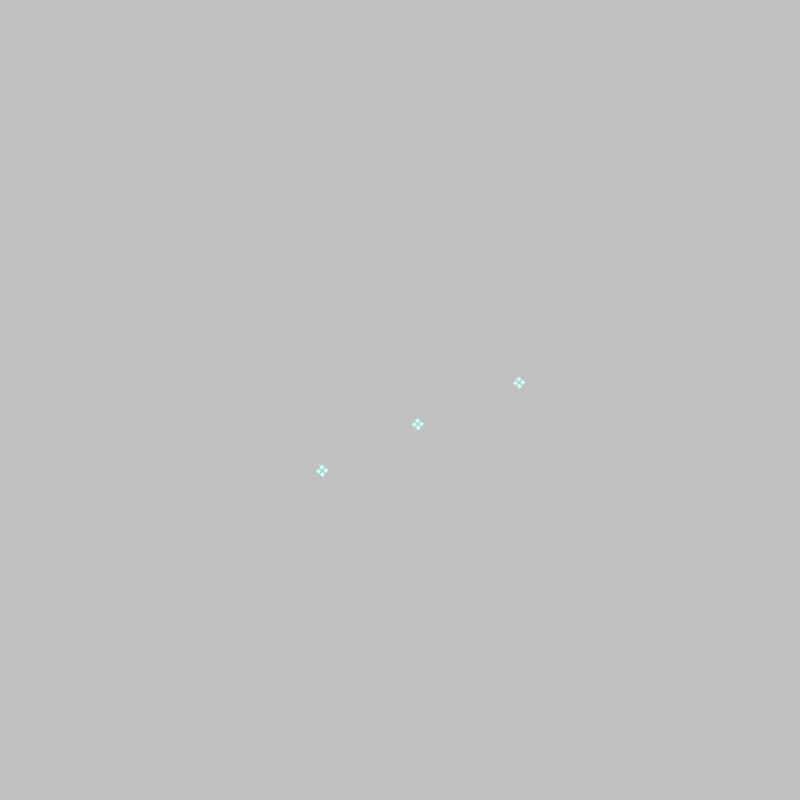
Frame 1 (no input)
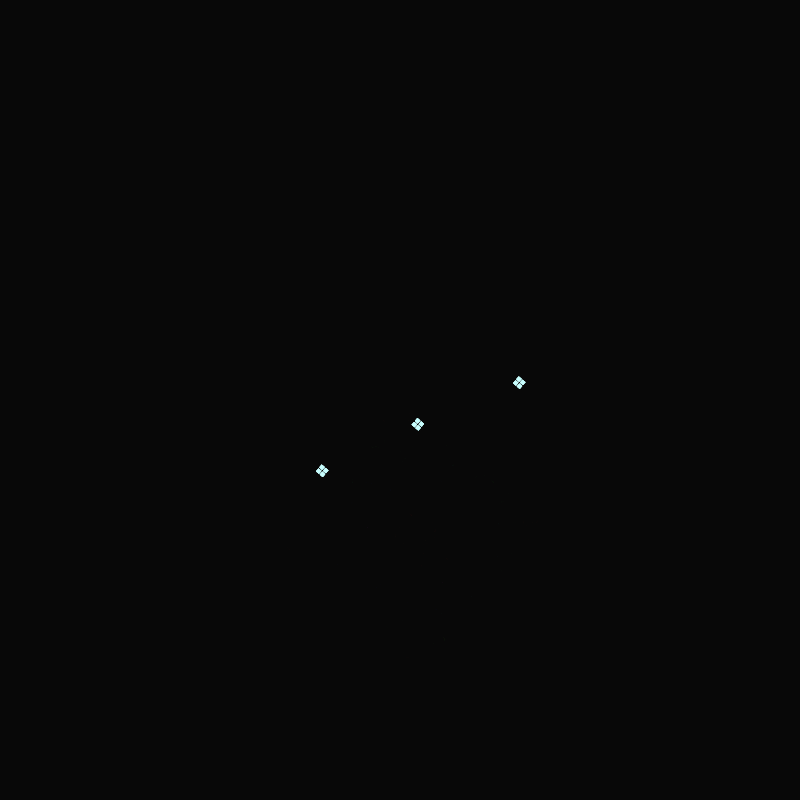
Frame 60 (the mouse pressed at the canvas centre just before this capture)
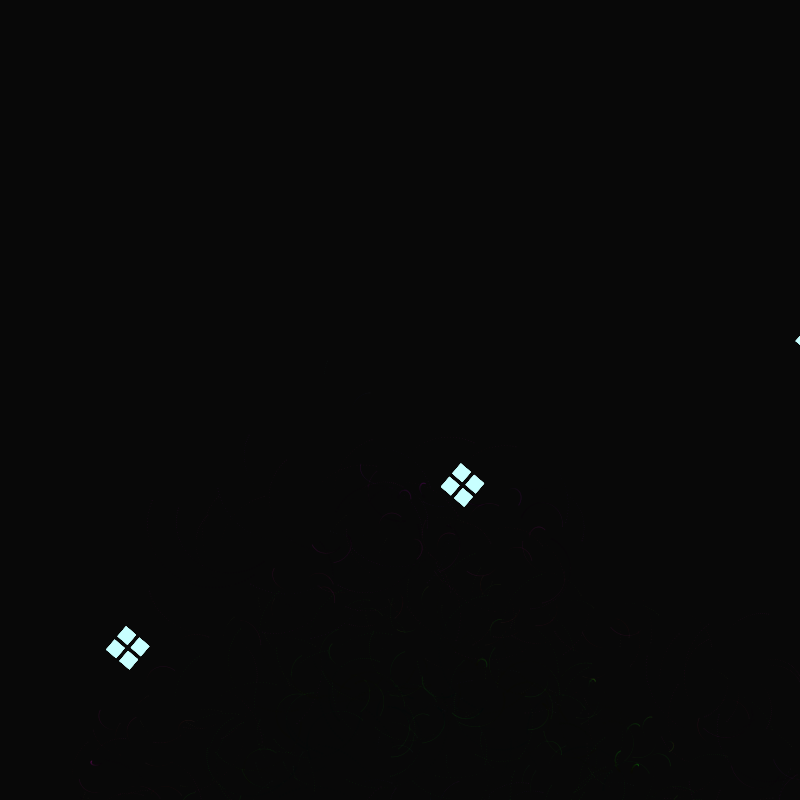
Frame 120 (the mouse held since frame 60 and released just before this capture)

The Processing sketch that drew these frames (run headless with seeded random() and noise(); from frame 60 on, the mouse is pressed at the canvas centre):

// Processing sketch: Mariam_Agyemang
// ── Mariam_Agyemang.pde
// ArrayList to store all the particles (treated as shapes)
ArrayList<Shape> particles;

// Flags to manage interaction modes
boolean attractMode = true; // Determines whether particles are attracted or repelled by the mouse
boolean mouseInteractionEnabled = true; // Controls if mouse interaction is enabled
float attractionStrength = 0.01;

// Setup function runs once at the beginning
void setup() {
  size(800, 800); // Set the canvas size
  particles = new ArrayList<Shape>(); // Initialize the ArrayList
  noStroke(); // Disable the stroke for shapes

  // Create initial particles
  for (int i = 0; i < 500; i++) {
    addParticle(random(width), random(height)); // Add particles at random positions
  }

  frameRate(60); // Set frame rate to 60 frames per second for smoother animation
}

// The draw function runs continuously to create animation
void draw() {
  fill(0, 15); // Set a semi-transparent black fill to create a trailing effect
  rect(0, 0, width, height); // Draw a rectangle over the canvas for the trailing effect
  
  float c = cos(PI/4); //rotate the rectangle by 90 degrees to make a diamond
    translate(width/2, height/2);
    rotate(c);
    
    //To scale the diamonds to be bigger or smaller when the mouse is moved
    float scaleFactor = map(mouseX, 0, width, 0.25, 1.5);
    scaleFactor = constrain(scaleFactor, 0.25, 1.5);
    scale(scaleFactor);
    
    fill (200, 255, 255);   //To make the diamonds light blue
    
    // To position the diamonds to make a larger diamond or crystal
    rect(100, 10, 15, 15);
    rect(100, 30, 15, 15);
    rect(120, 10, 15, 15);
    rect(120, 30, 15, 15);
    
    //To make two more large diamonds on the screen
    rect(-50, 400, 15, 15);
    rect(-50, 420, 15, 15);
    rect(-70, 400, 15, 15);
    rect(-70, 420, 15, 15);
    
    rect(300, -360, 15, 15);
    rect(300, -380, 15, 15);
    rect(320, -360, 15, 15);
    rect(320, -380, 15, 15);
    
 
  // Update and display each particle
  for (int i = particles.size() - 1; i >= 0; i--) {
    Shape p = particles.get(i);
    p.update(); // Update particle position and state
    p.display(); // Display the particle
   
    // Apply mouse interactions if enabled
    if (mouseInteractionEnabled && p instanceof Particle) {
      Particle particle = (Particle) p;
      particle.applyForce(mouseX, mouseY, attractionStrength, attractMode); // Unified attraction/repulsion

      // Remove dead particles
      if (particle.isDead()) {
        particles.remove(i);
      }
    }
  }

  // Maintain particle count at a maximum of 1000
  while (particles.size() < 1000) {
    addParticle(random(width), random(height));
  }
}

// Base class representing a generic shape
abstract class Shape {
  float x, y; // Position of the shape
  color fillColor; // Fill color of the shape

  // Constructor
  Shape(float x, float y, color fillColor) {
    this.x = x; // Set x-coordinate
    this.y = y; // Set y-coordinate
    this.fillColor = fillColor; // Set fill color
  }

  // Abstract methods to be implemented by subclasses
  abstract void update();
  abstract void display();
}

// Particle class extending Shape
class Particle extends Shape {
  PVector velocity; // Velocity of the particle
  float lifespan;   // Lifespan of the particle

  // Constructor for Particle
  Particle(float x, float y) {
    super(x, y, getComplexColor(x, y)); // Call the parent constructor
    velocity = PVector.random2D(); // Assign a random 2D velocity
    velocity.mult(random(0.5, 4)); // Scale the velocity
    lifespan = random(100, 100);   // Assign a random lifespan
  }

  // Update the particle's position and state
  void update() {
    x += velocity.x; // Update x position based on velocity
    y += velocity.y; // Update y position based on velocity
    lifespan -= 1.5; // Decrease lifespan over time
    velocity.rotate(0.05); // Slightly rotate velocity direction
  }

  // Unified method to apply attraction or repulsion
  void applyForce(float targetX, float targetY, float strength, boolean isAttract) {
    PVector force = new PVector(targetX - x, targetY - y);
    force.normalize();
    force.mult(isAttract ? strength : -strength); // Attraction or repulsion based on mode
    velocity.add(force);
  }

  // Display the particle as a fading ellipse
  void display() {
    noStroke();
    fill(fillColor, map(lifespan, 0, 400, 0, 255)); // Adjust transparency based on lifespan
    ellipse(x, y, map(lifespan, 0, 400, 1, 8), map(lifespan, 0, 400, 1, 8)); // Draw the particle
  }

  // Check if the particle is dead
  boolean isDead() {
    return lifespan < 0;
  }
}

// Function to add a new particle to the list
void addParticle(float x, float y) {
  particles.add(new Particle(x, y));
}

// Generate a complex color based on position
color getComplexColor(float x, float y) {
  float distFromCenter = dist(x, y, width / 2, height / 2) / (width / 2);

  // Calculate RGB values using sine functions for a dynamic effect
  float r = sin(TWO_PI * distFromCenter + millis() * 0.001) * 128 + 127;
  float g = sin(TWO_PI * distFromCenter + millis() * 0.002 + HALF_PI) * 128 + 127;
  float b = sin(TWO_PI * distFromCenter + millis() * 0.003 + PI) * 128 + 127;

  return color(r, g, b); // Return the calculated color
}

// Handle key presses for different interactions
void keyPressed() {
  switch (Character.toLowerCase(key)) {
    case 'o':
      mouseInteractionEnabled = !mouseInteractionEnabled; // Toggle mouse interaction
      break;
      
    case 'a':
      attractMode = !attractMode; // Toggle attraction/repulsion mode
      break;
      
    case 'n':
      // Add 100 new particles
      for (int i = 0; i < 100; i++) {
        addParticle(random(width), random(height));
      }
      break;
      
    case 'c':
      particles.clear(); // Clear all particles
      break;
      
    case 's':
      // Randomly adjust the speed of all particles
      for (Shape shape : particles) {
        if (shape instanceof Particle) {
          ((Particle) shape).velocity.mult(random(0.5, 1.5));
        }
      }
      break;
      
    case '+':
      attractionStrength += 0.01;
      break;
      
    case '-':
      attractionStrength -= 0.01;
      break;
  }
}
